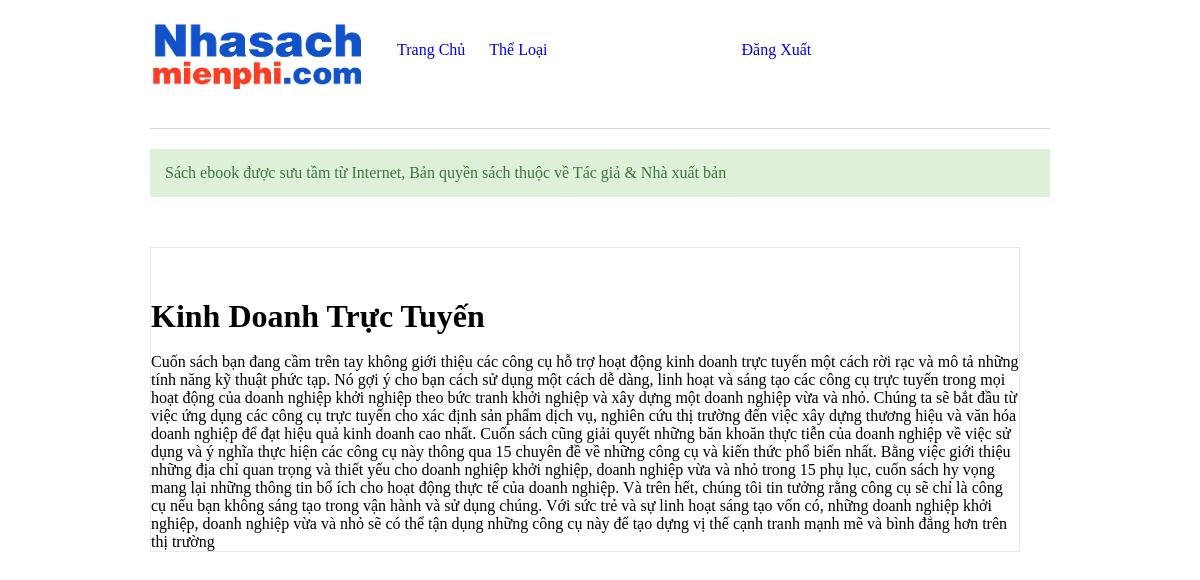
The page /index.php?page=sach&id=1&read (signed in) on the database its author committed.
### tables this page shows
CREATE TABLE `sach` (
  `id` int(11) NOT NULL,
  `ten` varchar(100) NOT NULL,
  `hinhanh` varchar(1000) DEFAULT NULL,
  `noidung` text DEFAULT NULL,
  `tentl` varchar(100) DEFAULT NULL,
  `tacgia` varchar(100) DEFAULT NULL,
  `gioithieu` text DEFAULT NULL
);

### func.php (called while the page is built, shortened)
<?php
function chitietsach($connect, $id){
	$sql = "SELECT * FROM sach s WHERE s.id = ".$id.";";
	$resul = mysqli_query($connect, $sql);
	$data = array();
	while ($row = mysqli_fetch_assoc($resul)) {
		$data[] = $row;
	}
	return $data;
}
?>

### pages/menu.php (the view, shortened to what this page needs)
<div id="hleft">
    <a href="index.php"><img src="images/nha-sach-mien-phi-logo-new-11.7.png" alt="name"></a>
</div>
<div id="menu">
    <ul>
        <li><a href="index.php">Trang Chủ</a></li>
        <li id="down">
            <a href="index.php?page=sach">Thể Loại</a>
        </li>
        <?php
           if (isset($_SESSION['user'])) {
              echo '<li id="login"><a href="admin/out.php">Đăng Xuất</a></li>';
           } else {
              echo '<li id="login"><a href="admin/login.php">Đăng Nhập</a></li>';
              echo '<li><a href="admin/dangky.php">Đăng Ký</a></li>';
           }
        ?>
    </ul>
</div>

### pages/ctsach.php
<?php
  foreach ($ctsach as $key => $value) {
    $ten = $value['ten'];
    $noidung = $value['noidung'];
  }
?>
<div id="gioithieu">
  <h1><?php echo $ten; ?></h1><br>
  <p><?php echo $noidung; ?></p>
</div>

### css/style.css (style rules this page uses)
* { padding: 0; margin: 0; box-sizing: border-box; text-decoration: none; list-style-type: none; }
#hleft { float: left; width: 215px; }
img { max-width: 100%; height: auto; }
#login { margin-left: 170px; }
#menu { position: relative; top: 30px; left: 20px; }
#menu > ul { display: flex; }
#menu > ul li { display: block; position: relative; height: 40px; }
#menu > ul li a { display: block; line-height: 40px; padding: 0 12px; }
#gioithieu { margin-top: 50px; }

### rows shown on the page
sach: ten "Kinh Doanh Trực Tuyến", noidung "Cuốn sách bạn đang cầm trên tay không giới thiệu các công cụ hỗ trợ hoạt động kinh doanh trực tuyến một cách rời rạc và mô tả những tính năng kỹ thuật phức tạp. Nó gợi ý cho bạn cách sử dụng một cách dễ dàng, linh hoạt và sáng tạo các công cụ trực tuyến trong mọi hoạt động của doanh nghiệp khởi nghiệp theo bức tranh khởi nghiệp và xây dựng một doanh nghiệp vừa và nhỏ. Chúng ta sẽ bắt đầu từ việc ứng dụng các công cụ trực tuyến cho xác định sản phẩm dịch vụ, nghiên cứu thị trường đến việc xây dựng thương hiệu và văn hóa doanh nghiệp để đạt hiệu quả kinh doanh cao nhất. Cuốn sách cũng giải quyết những băn khoăn thực tiễn của doanh nghiệp về việc sử dụng và ý nghĩa thực hiện các công cụ này…"
